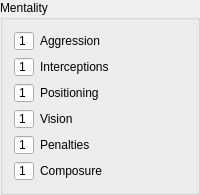
            <widget class="QGroupBox" name="groupBox_5">
             <property name="title">
              <string>Mentality</string>
             </property>
             <layout class="QGridLayout" name="gridLayout_6">
              <item row="3" column="1">
               <widget class="QLabel" name="label_25">
                <property name="text">
                 <string>Positioning</string>
                </property>
               </widget>
              </item>
              <item row="4" column="1">
               <widget class="QLabel" name="label_22">
                <property name="text">
                 <string>Vision</string>
                </property>
               </widget>
              </item>
              <item row="5" column="1">
               <widget class="QLabel" name="label_26">
                <property name="text">
                 <string>Penalties</string>
                </property>
               </widget>
              </item>
              <item row="0" column="1">
               <widget class="QLabel" name="label_23">
                <property name="text">
                 <string>Aggression</string>
                </property>
               </widget>
              </item>
              <item row="6" column="1">
               <widget class="QLabel" name="label_27">
                <property name="text">
                 <string>Composure</string>
                </property>
               </widget>
              </item>
              <item row="2" column="1">
               <widget class="QLabel" name="label_24">
                <property name="text">
                 <string>Interceptions</string>
                </property>
               </widget>
              </item>
              <item row="0" column="0">
               <widget class="QSpinBox" name="spinBox_6">
                <property name="sizePolicy">
                 <sizepolicy hsizetype="Fixed" vsizetype="Fixed">
                  <horstretch>0</horstretch>
                  <verstretch>0</verstretch>
                 </sizepolicy>
                </property>
                <property name="minimumSize">
                 <size>
                  <width>20</width>
                  <height>20</height>
                 </size>
                </property>
                <property name="maximumSize">
                 <size>
                  <width>20</width>
                  <height>20</height>
                 </size>
                </property>
                <property name="buttonSymbols">
                 <enum>QAbstractSpinBox::NoButtons</enum>
                </property>
                <property name="minimum">
                 <number>1</number>
                </property>
               </widget>
              </item>
              <item row="2" column="0">
               <widget class="QSpinBox" name="spinBox_7">
                <property name="sizePolicy">
                 <sizepolicy hsizetype="Fixed" vsizetype="Fixed">
                  <horstretch>0</horstretch>
                  <verstretch>0</verstretch>
                 </sizepolicy>
                </property>
                <property name="minimumSize">
                 <size>
                  <width>20</width>
                  <height>20</height>
                 </size>
                </property>
                <property name="maximumSize">
                 <size>
                  <width>20</width>
                  <height>20</height>
                 </size>
                </property>
                <property name="buttonSymbols">
                 <enum>QAbstractSpinBox::NoButtons</enum>
                </property>
                <property name="minimum">
                 <number>1</number>
                </property>
               </widget>
              </item>
              <item row="3" column="0">
               <widget class="QSpinBox" name="spinBox_8">
                <property name="sizePolicy">
                 <sizepolicy hsizetype="Fixed" vsizetype="Fixed">
                  <horstretch>0</horstretch>
                  <verstretch>0</verstretch>
                 </sizepolicy>
                </property>
                <property name="minimumSize">
                 <size>
                  <width>20</width>
                  <height>20</height>
                 </size>
                </property>
                <property name="maximumSize">
                 <size>
                  <width>20</width>
                  <height>20</height>
                 </size>
                </property>
                <property name="buttonSymbols">
                 <enum>QAbstractSpinBox::NoButtons</enum>
                </property>
                <property name="minimum">
                 <number>1</number>
                </property>
               </widget>
              </item>
              <item row="4" column="0">
               <widget class="QSpinBox" name="spinBox_9">
                <property name="sizePolicy">
                 <sizepolicy hsizetype="Fixed" vsizetype="Fixed">
                  <horstretch>0</horstretch>
                  <verstretch>0</verstretch>
                 </sizepolicy>
                </property>
                <property name="minimumSize">
                 <size>
                  <width>20</width>
                  <height>20</height>
                 </size>
                </property>
                <property name="maximumSize">
                 <size>
                  <width>20</width>
                  <height>20</height>
                 </size>
                </property>
                <property name="buttonSymbols">
                 <enum>QAbstractSpinBox::NoButtons</enum>
                </property>
                <property name="minimum">
                 <number>1</number>
                </property>
               </widget>
              </item>
              <item row="5" column="0">
               <widget class="QSpinBox" name="spinBox_10">
                <property name="sizePolicy">
                 <sizepolicy hsizetype="Fixed" vsizetype="Fixed">
                  <horstretch>0</horstretch>
                  <verstretch>0</verstretch>
                 </sizepolicy>
                </property>
                <property name="minimumSize">
                 <size>
                  <width>20</width>
                  <height>20</height>
                 </size>
                </property>
                <property name="maximumSize">
                 <size>
                  <width>20</width>
                  <height>20</height>
                 </size>
                </property>
                <property name="buttonSymbols">
                 <enum>QAbstractSpinBox::NoButtons</enum>
                </property>
                <property name="minimum">
                 <number>1</number>
                </property>
               </widget>
              </item>
              <item row="6" column="0">
               <widget class="QSpinBox" name="spinBox_11">
                <property name="sizePolicy">
                 <sizepolicy hsizetype="Fixed" vsizetype="Fixed">
                  <horstretch>0</horstretch>
                  <verstretch>0</verstretch>
                 </sizepolicy>
                </property>
                <property name="minimumSize">
                 <size>
                  <width>20</width>
                  <height>20</height>
                 </size>
                </property>
                <property name="maximumSize">
                 <size>
                  <width>20</width>
                  <height>20</height>
                 </size>
                </property>
                <property name="buttonSymbols">
                 <enum>QAbstractSpinBox::NoButtons</enum>
                </property>
                <property name="minimum">
                 <number>1</number>
                </property>
               </widget>
              </item>
             </layout>
            </widget>
